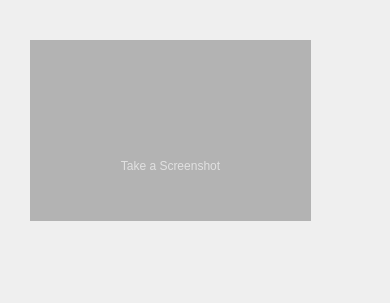
<?xml version="1.0" encoding="UTF-8"?>
<ui version="4.0">
 <class>ThumbnailWidget</class>
 <widget class="QWidget" name="ThumbnailWidget">
  <property name="geometry">
   <rect>
    <x>0</x>
    <y>0</y>
    <width>390</width>
    <height>303</height>
   </rect>
  </property>
  <property name="windowTitle">
   <string>Form</string>
  </property>
  <widget class="QLabel" name="thumbnail">
   <property name="geometry">
    <rect>
     <x>310</x>
     <y>230</y>
     <width>81</width>
     <height>61</height>
    </rect>
   </property>
   <property name="minimumSize">
    <size>
     <width>0</width>
     <height>0</height>
    </size>
   </property>
   <property name="maximumSize">
    <size>
     <width>16777215</width>
     <height>16777215</height>
    </size>
   </property>
   <property name="styleSheet">
    <string notr="true"/>
   </property>
   <property name="text">
    <string/>
   </property>
   <property name="scaledContents">
    <bool>false</bool>
   </property>
   <property name="alignment">
    <set>Qt::AlignCenter</set>
   </property>
  </widget>
  <widget class="QFrame" name="buttons_frame">
   <property name="geometry">
    <rect>
     <x>30</x>
     <y>40</y>
     <width>281</width>
     <height>181</height>
    </rect>
   </property>
   <property name="styleSheet">
    <string notr="true">#buttons_frame {
background-color: rgba(0,0,0, 64)
}</string>
   </property>
   <property name="frameShape">
    <enum>QFrame::NoFrame</enum>
   </property>
   <property name="frameShadow">
    <enum>QFrame::Plain</enum>
   </property>
   <property name="lineWidth">
    <number>0</number>
   </property>
   <layout class="QVBoxLayout" name="verticalLayout_2">
    <property name="margin">
     <number>0</number>
    </property>
    <item>
     <spacer name="verticalSpacer_2">
      <property name="orientation">
       <enum>Qt::Vertical</enum>
      </property>
      <property name="sizeHint" stdset="0">
       <size>
        <width>20</width>
        <height>52</height>
       </size>
      </property>
     </spacer>
    </item>
    <item>
     <layout class="QHBoxLayout" name="horizontalLayout_2">
      <item>
       <spacer name="horizontalSpacer">
        <property name="orientation">
         <enum>Qt::Horizontal</enum>
        </property>
        <property name="sizeHint" stdset="0">
         <size>
          <width>20</width>
          <height>20</height>
         </size>
        </property>
       </spacer>
      </item>
      <item>
       <widget class="QPushButton" name="camera_btn">
        <property name="minimumSize">
         <size>
          <width>64</width>
          <height>64</height>
         </size>
        </property>
        <property name="maximumSize">
         <size>
          <width>64</width>
          <height>64</height>
         </size>
        </property>
        <property name="cursor">
         <cursorShape>PointingHandCursor</cursorShape>
        </property>
        <property name="styleSheet">
         <string notr="true">#camera_btn {
    background-color: rgba( 0, 0, 0, 0 );
	border-image: url(:/res/camera.png);
	border: none;
}
#camera_btn:hover {
    background-color: rgba( 0, 0, 0, 0 );
	border-image: url(:/res/camera_hl.png);
	border: none;
}
#camera_btn:focus:pressed {
    background-color: rgba( 0, 0, 0, 0 );
	border-image: url(:/res/camera_hl.png);
	border: none;
}

</string>
        </property>
        <property name="text">
         <string/>
        </property>
        <property name="icon">
         <iconset resource="resources.qrc">
          <normaloff>:/res/camera.png</normaloff>:/res/camera.png</iconset>
        </property>
        <property name="iconSize">
         <size>
          <width>64</width>
          <height>64</height>
         </size>
        </property>
        <property name="flat">
         <bool>true</bool>
        </property>
       </widget>
      </item>
      <item>
       <spacer name="horizontalSpacer_2">
        <property name="orientation">
         <enum>Qt::Horizontal</enum>
        </property>
        <property name="sizeHint" stdset="0">
         <size>
          <width>20</width>
          <height>20</height>
         </size>
        </property>
       </spacer>
      </item>
     </layout>
    </item>
    <item>
     <widget class="QLabel" name="label">
      <property name="styleSheet">
       <string notr="true">#label {
color: rgb(225, 225, 225);
}</string>
      </property>
      <property name="text">
       <string>Take a Screenshot</string>
      </property>
      <property name="alignment">
       <set>Qt::AlignCenter</set>
      </property>
     </widget>
    </item>
    <item>
     <spacer name="verticalSpacer">
      <property name="orientation">
       <enum>Qt::Vertical</enum>
      </property>
      <property name="sizeHint" stdset="0">
       <size>
        <width>20</width>
        <height>51</height>
       </size>
      </property>
     </spacer>
    </item>
   </layout>
  </widget>
 </widget>
 <resources>
  <include location="resources.qrc"/>
 </resources>
 <connections/>
</ui>
